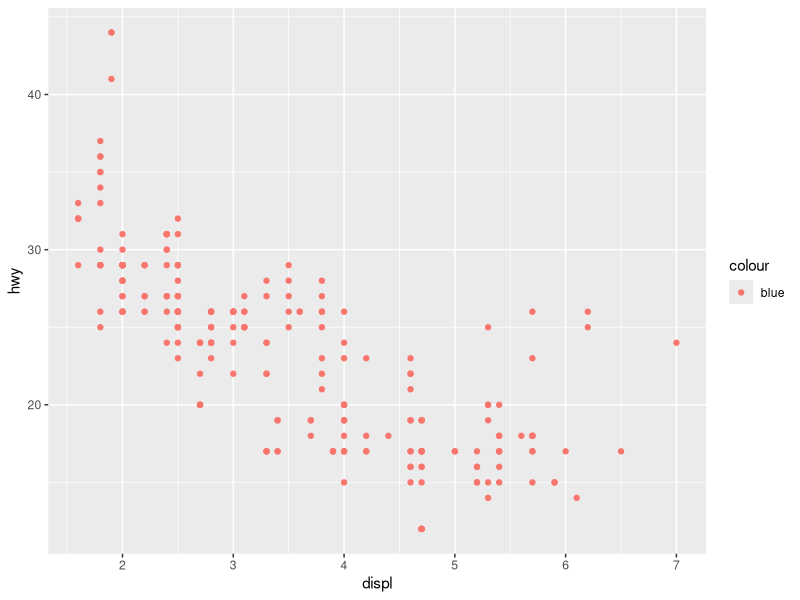
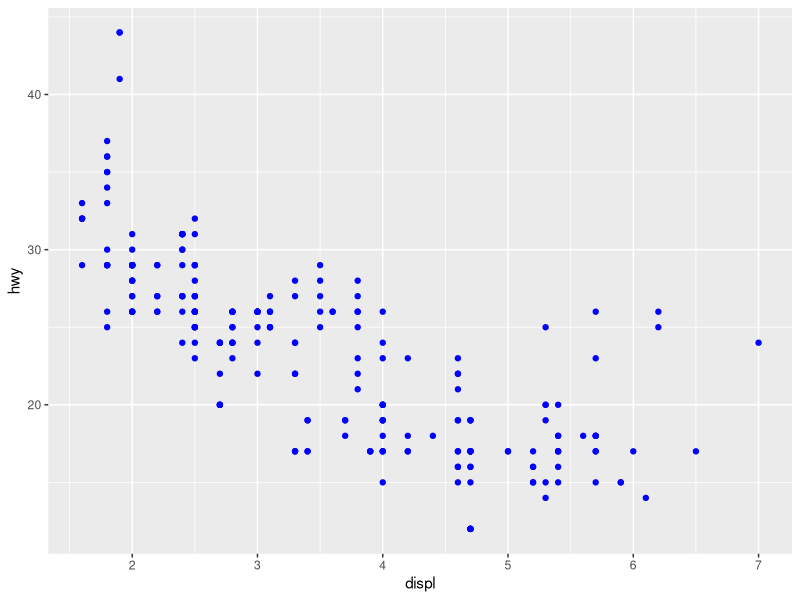
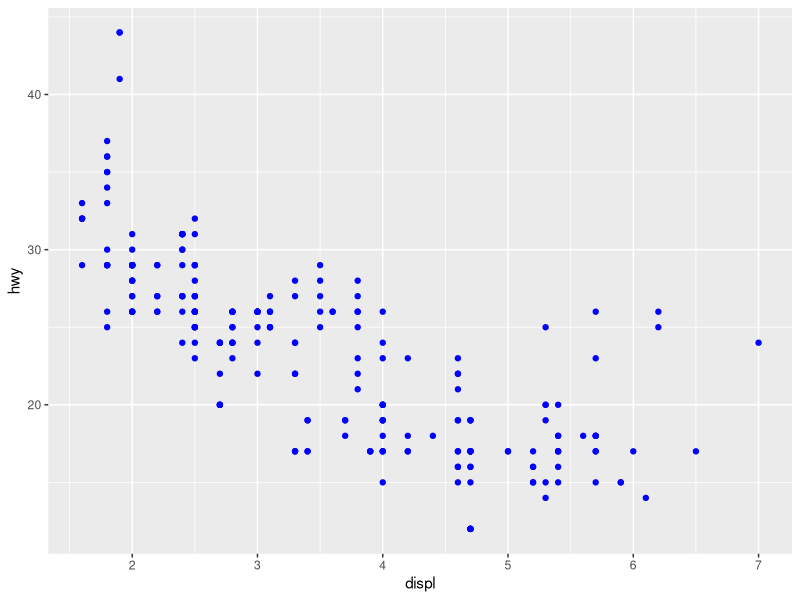
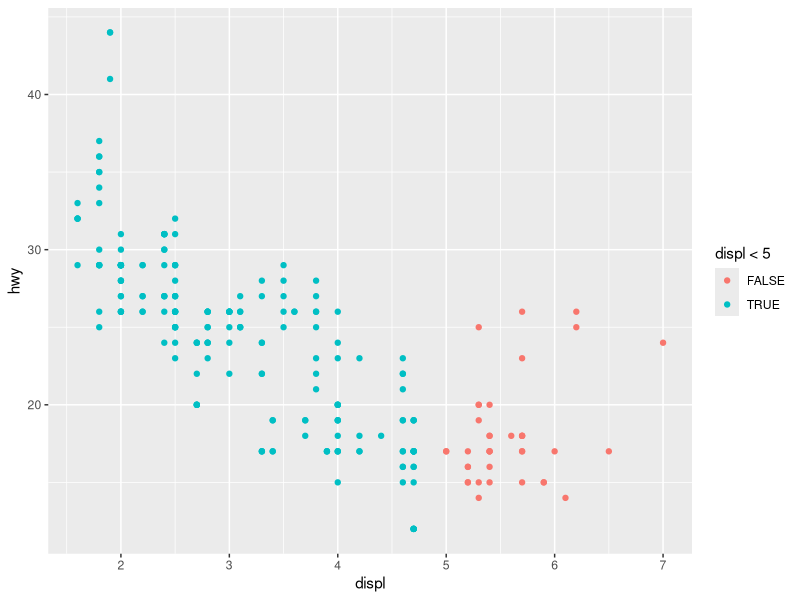
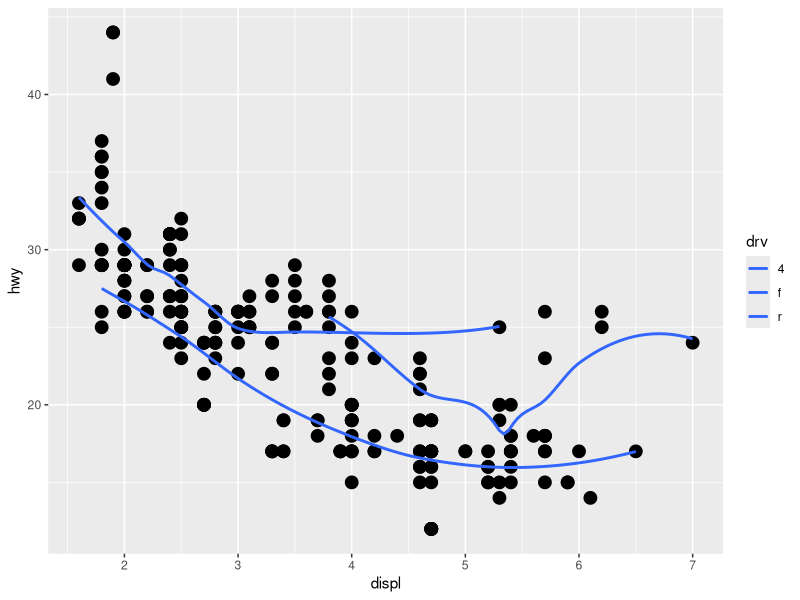
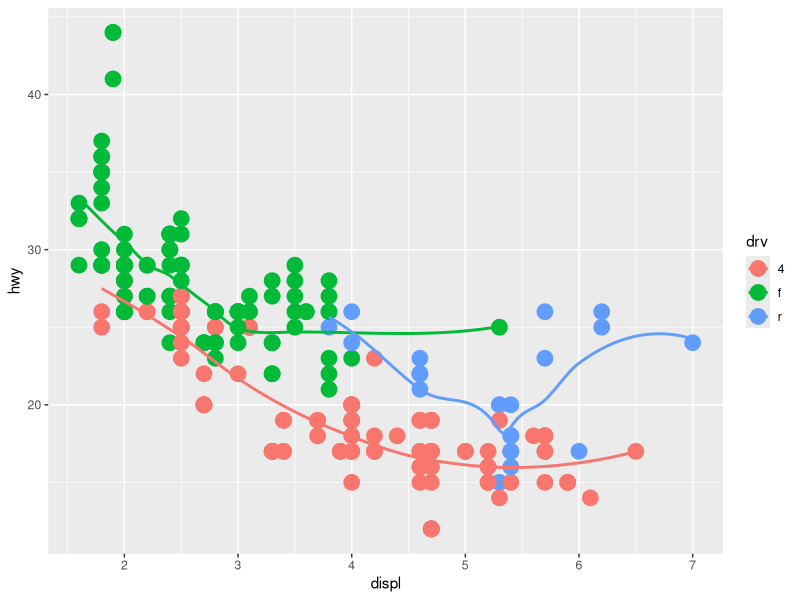
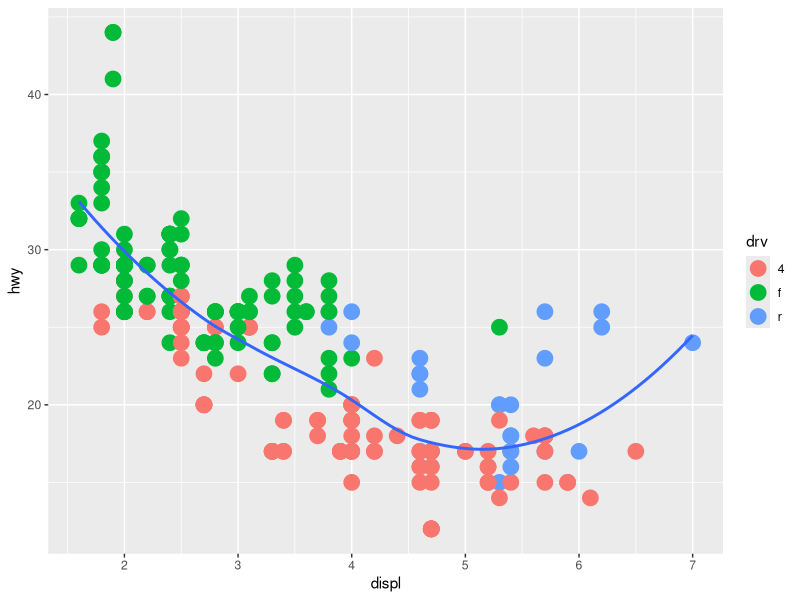
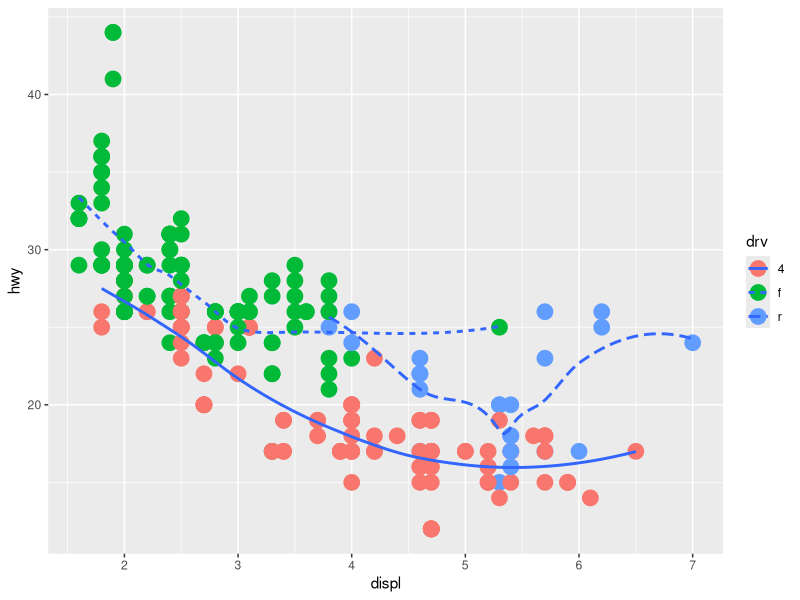

Reproduce these figures in R, in order.
## ---- chunk 1
# install the tidyverse package first if you have not done it yet.
#install.packages("tidyverse") # you can comment out this line after you have installed `tidyverse`

library(tidyverse) # for the `ggplot2` package
## ---- chunk 2
?mpg
dim(mpg)  # dimension of the table
names(mpg)  # list the variables in mpg
str(mpg)  # list the structures in mpg
glimpse(mpg) # get a glimpse of the mpg data
## ---- chunk 3
ggplot(data = mpg) + 
  geom_point(mapping = aes(x = displ, y = hwy, color = "blue"))
## ---- chunk 4
ggplot(data = mpg, aes(x = displ, y = hwy)) + 
  geom_point(color = "blue")
## ---- chunk 5
ggplot(data = mpg) + 
  geom_point(mapping = aes(x = displ, y = hwy), color = "blue")
## ---- chunk 6
ggplot(data = mpg) + 
  geom_point(mapping = aes(x = displ, y = hwy, color = displ < 5))
## ---- chunk 7
ggplot(data = mpg, mapping = aes(x=displ, y = hwy)) + 
  geom_point(color = "black", size = 4) + 
  geom_smooth(mapping = aes(alpha = drv), se = FALSE, legend.text = FALSE)
## ---- chunk 8
ggplot(data = mpg, mapping = aes(x=displ, y = hwy, col = drv)) + 
  geom_point(size = 5) +
  geom_smooth(mapping = aes(col = drv), se = FALSE)
## ---- chunk 9
ggplot(data = mpg, mapping = aes(x=displ, y = hwy)) + 
  geom_point(mapping = aes(col = drv), size = 5) +
  geom_smooth(se = FALSE)
## ---- chunk 10
ggplot(data = mpg, mapping = aes(x=displ, y = hwy)) + 
  geom_point(size = 5, mapping = aes(col = drv)) +
  geom_smooth(mapping = aes(linetype = drv), se = FALSE)
## ---- chunk 11
ggplot(data = mpg, aes(x = displ, y = hwy, color = factor(drv))) + 
  geom_point() +
  facet_wrap(~ .)
## ---- chunk 12
ggplot(data = mpg, aes(x = displ, y = hwy)) + 
  geom_point() +
  facet_grid(drv ~ .) 
## ---- chunk 13
p <- ggplot(data = mpg)
p + geom_bar(mapping = aes(x = class, fill = fl))
## ---- chunk 14
p + geom_bar(mapping = aes(x = class, fill = fl), position = "stack")
## ---- chunk 15
p + geom_bar(mapping = aes(x = class, fill = fl), position = "identity")
## ---- chunk 16
p + geom_bar(mapping = aes(x = class, fill = fl), position = "fill")
## ---- chunk 17
p + geom_bar(mapping = aes(x = class, fill = fl), position = "dodge")
## ---- chunk 18
library(datasets)
?quakes 
## ---- chunk 19
class(quakes)
head(quakes, n=5) # print first 5 rows of quakes
dim(quakes)  # dimension of the table
names(quakes)  # list the variables in quakes
str(quakes)  # list the structures in quakes
glimpse(quakes) # get a glimpse of the quakes data
## ---- chunk 20
##plot_inf <- ggplot(data = quakes, mapping = aes(x = mag))
##plot_inf + geom_histogram()
library(gridExtra)

p1 <- ggplot(data = quakes, aes(x = mag)) +
  geom_histogram(aes(y=..density..), binwidth = 0.1, color="black", fill="white") +
  geom_density(color = "red", size = 1) 

# Subfigure 2: Horizontal boxplot
p2 <- ggplot(data = quakes, aes(x = mag)) +
  geom_boxplot()

# Subfigure 3: Empirical CDF
p3 <- ggplot(data = quakes, aes(x = mag)) +
  stat_ecdf()

# Subfigure 4: Q-Q plot
p4 <- ggplot(data = quakes, aes(sample = mag)) +
  stat_qq() +
  stat_qq_line(color = "blue", size = 1.5)

grid.arrange(p1,p2,p3,p4, ncol=2)

## ---- chunk 21
ggplot(data = quakes, mapping = aes(x = long, y = lat)) + 
  geom_point(mapping = aes(size = mag, color = depth), title = "Scatter Plot of Earthquake")
## ---- chunk 22
library(maps)
world_map <- map_data("world")

ggplot() +
  geom_polygon(data = world_map, aes(x = long, y = lat, group = group), fill = "black") + 
  geom_point(data = quakes, aes(x = long, y = lat, size = mag, color = depth))

